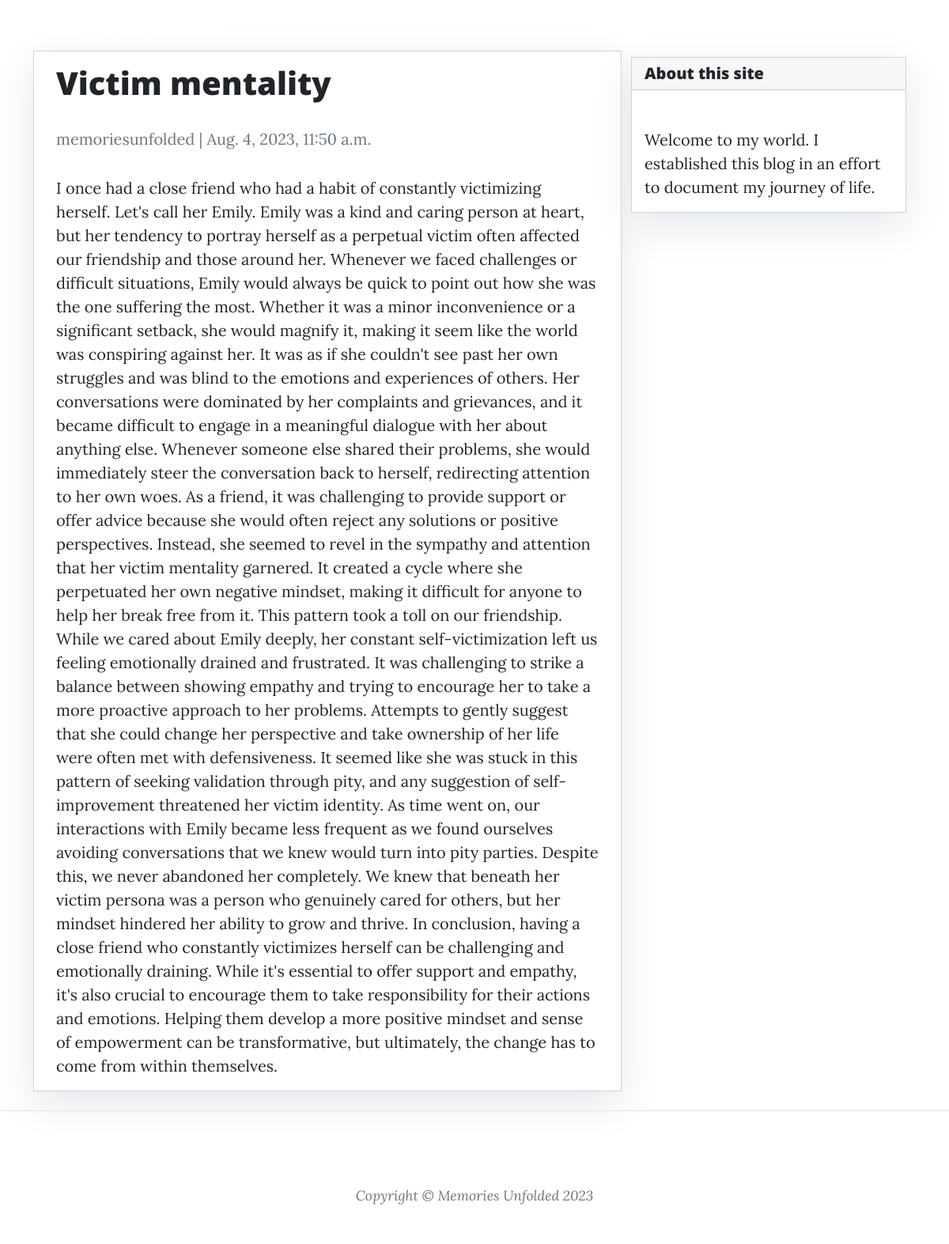
/victim/, run on the app's committed database.
### blog/models.py (models this page shows, shortened)
class Post(models.Model):
    title = models.CharField(max_length=300, unique=True)
    slug = models.SlugField(max_length=300, unique=True)
    author = models.ForeignKey(User, on_delete=models.CASCADE, related_name='blog_posts')
    content = models.TextField()
    status = models.IntegerField(choices=STATUS, default=0)
    created_at = models.DateTimeField(auto_now_add=True)
    updated_at = models.DateTimeField(auto_now=True)
    class Meta:
        ordering = ['-created_at']

### blog/views.py (the view)
# urls.py: path('<slug:slug>/', views.PostDetail.as_view(),  name='post_detail'),
class PostDetail(generic.DetailView):
    model = Post
    template_name = 'post_detail.html'

### blog/templates/post_detail.html
{% extends 'base.html' %} {% block content %}
<div class="container">
  <div class="row">
    <div class="col-md-8 card mb-4  mt-3 left  top">
      <div class="card-body">
        <h1>{% block title %} {{ object.title }} {% endblock title %}</h1>
        <p class=" text-muted">{{ post.author }} | {{ post.created_at }}</p>
        <p class="card-text ">{{ object.content | safe }}</p>
      </div>
    </div>
    {% block sidebar %} {% include 'sidebar.html' %} {% endblock sidebar %}
  </div>
</div>
{% endblock content %}

### blog/templates/sidebar.html (style rules this page uses)
.card { box-shadow: 0 16px 48px #E3E7EB; }

### data on the page
Post: title "Victim mentality", author "memoriesunfolded", created_at "Aug. 4, 2023, 11:50 a.m.", content "I once had a close friend who had a habit of constantly victimizing herself. Let's call her Emily. Emily was a kind and caring person at heart, but her tendency to portray herself as a perpetual victim often affected our friendship and those around her. Whenever we faced challenges or difficult situations, Emily would always be quick to point out how she was the one suffering the most. Whether it was a minor inconvenience or a significant setback, she would magnify it, making it seem like the world was conspiring against her. It was as if she couldn't see past her own struggles and was blind to the emotions and experiences of others. Her conversations were dominated by her complaints and…"
